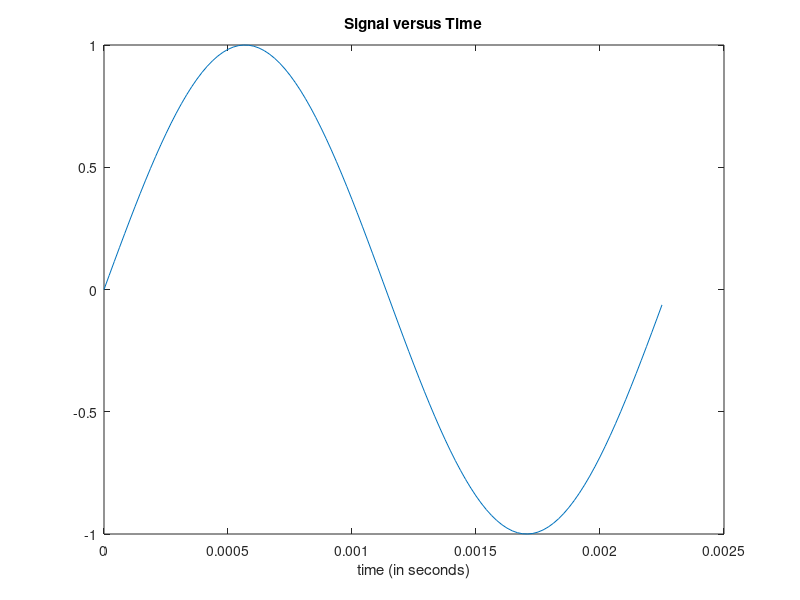

MATLAB code to generate this figure:
% Sine wave frequency:
Fc = 440;                     % hertz
% Time specifications:
Fs = 48000;                   % samples per second
dt = 1/Fs;                    % seconds per sample
StopTime = 1/Fc;              % seconds
t = (0:dt:StopTime-dt)';      % seconds

% Generate sine wave
x = sin(2*pi*Fc*t);

% Plot the signal versus time:
figure;
plot(t,x);
xlabel('time (in seconds)');
title('Signal versus Time');
zoom xon;
